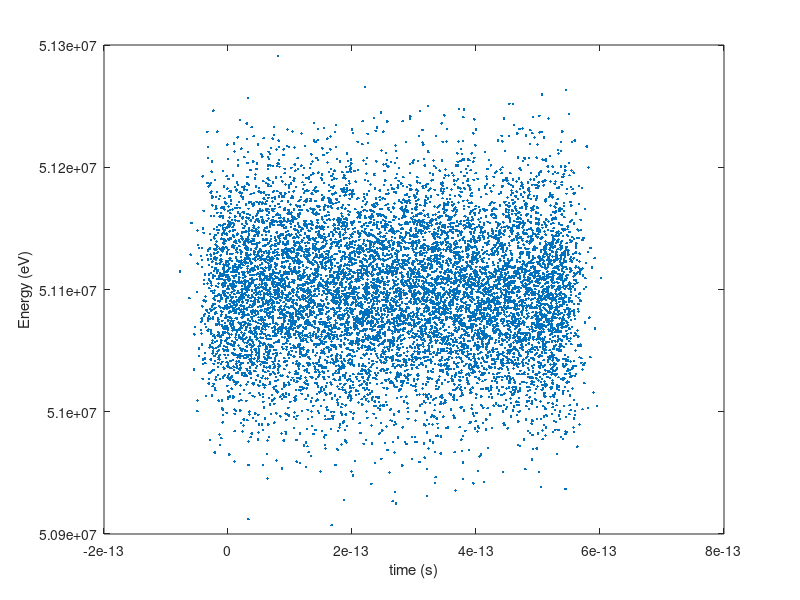

The MATLAB source for this figure:
clear all;

N = 10000;


h = 6.626e-34; % Planck constant
q_e = 1.60217646e-19; % Charge on electron
c = 2.99792458e8; % Speed of light in vacuum
m_e = 9.109e-31;  % Electron rest mass 
eps_0 = 8.854188e-12; % Permittivity of free space

Lc = 1.591788158834600e-05;
Lg = 0.159154938663010;
gamma_r = 100;
aw = 1;
npk_bar = 3.596654943274300e+09;



%phscons = getPhysConsts(); % physical constants
%pms = getParams();








sigmax = 5.353734158843998e-04;
sigmay = sigmax;

sigmaxd = 5.946503702917309e-04;
sigmayd = sigmaxd;

sigmag = 1e-3;

sigmat = 5.309633769487956e-13;

sigz2 = 13 - (7.5*0.4);
sigmaedge = 0.4;
sigxbar = 0.33635981;





%%%%%%%%%%%%%%%%%%%%%   Charge in center (flat-top)   %%%%%%%%%%%%%%%%%%




Ncenter = npk_bar * sigz2 * 2*pi*sigxbar^2;
Qcenter = Ncenter * q_e;





%%%%%%%%%%%%%%%%%%%%%   Charge in tails   %%%%%%%%%%%%%%%%%%

Nedge = npk_bar * (sqrt(2*pi)*sigmaedge) * 2*pi*sigxbar^2;
Qedge = Nedge * q_e;





NMcenter = round(N * Qcenter /(Qcenter + Qedge));
NMedge = N - NMcenter;



%%%%%%%%%%%%%%%%%%%   Generate and plot distributions   %%%%%%%%%%%%%

x0 = randn(1,NMcenter)*sigmax;
y0 = randn(1,NMcenter)*sigmay;
xd0 = randn(1,NMcenter)*sigmaxd;
yd0 = randn(1,NMcenter)*sigmayd;
E0 = (randn(1,NMcenter)*sigmag*gamma_r + gamma_r) * m_e ...
                        * c^2 / q_e;
s0 = rand(1,NMcenter)*sigmat;
%figure; plot(s0,E0,'.');



xe = randn(1,NMedge)*sigmax;
ye = randn(1,NMedge)*sigmay;
xde = randn(1,NMedge)*sigmaxd;
yde = randn(1,NMedge)*sigmayd;
Ee = (randn(1,NMedge)*sigmag*gamma_r + gamma_r) * m_e ...
                        * c^2 / q_e;
se = randn(1,NMedge)*sigmaedge * Lc / c;

se(se>0) = se(se>0) + sigmat;

%figure; plot(se,Ee,'.');


x0 = [x0, xe];
y0 = [y0, ye];
xd0 = [xd0, xde];
yd0 = [yd0, yde];
E0 = [E0, Ee];
s0 = [s0, se];

figure; plot(s0,E0,'.');
xlabel('time (s)');
ylabel('Energy (eV)');


%%%%%%%%%    Charge on each macroparticle is:


QMP = 4.518997285641631E-009 / N
Q0 = zeros(1,N);
Q0(:) = QMP;

%%% x0 is x coordinates in metres
%%% y0 is x coordinates in metres
%%% xd0 is dx/dz
%%% yd0 is dy/dz
%%% E0 is energy in eV
%%% s0 is temporal coordinate in seconds
%%% Q0 is charge in macroparticle in Coulombs


dlmwrite('test.txt',[x0', y0', xd0', yd0', E0', s0', Q0'], 'delimiter',',');





